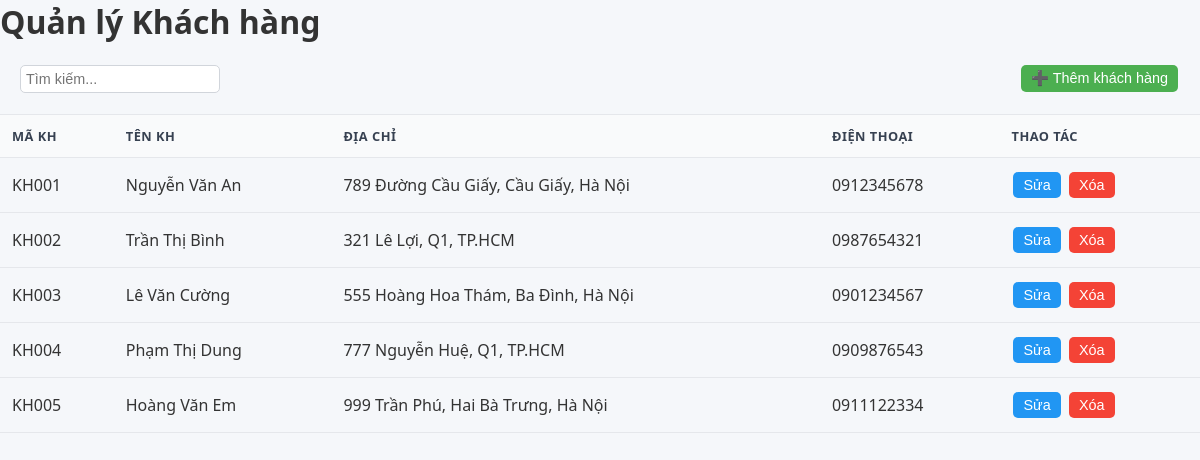
The page /khach-hang.php on the database its author committed.
### tables this page shows
CREATE TABLE `khachhang` (
  `ma_khach` varchar(10) NOT NULL,
  `ten_khach_hang` varchar(255) NOT NULL,
  `dia_chi` text NOT NULL,
  `dien_thoai` varchar(15) NOT NULL,
  `created_at` timestamp NOT NULL DEFAULT current_timestamp(),
  `updated_at` timestamp NOT NULL DEFAULT current_timestamp() ON UPDATE current_timestamp()
);

### khach-hang.php (the view, shortened to what this page needs)
<?php
include("connect.php");
$conn->set_charset("utf8");
$list = $conn->query("SELECT * FROM khachhang ORDER BY ma_khach ASC");
?>
<!DOCTYPE html>
<html lang="vi">
<head>
<link rel="stylesheet" href="css.css">
</head>
<body>
<div class="page">
    <h1>Quản lý Khách hàng</h1>
    <div class="table-header">
        <input type="text" class="search-input" placeholder="Tìm kiếm..." onkeyup="timKiem(this.value)">
        <button class="btn btn-primary" onclick="moModal('modal-them')">➕ Thêm khách hàng</button>
    </div>
    <table class="table" id="table-kh">
        <thead>
            <tr>
                <th>Mã KH</th>
                <th>Tên KH</th>
                <th>Địa chỉ</th>
                <th>Điện thoại</th>
                <th>Thao tác</th>
            </tr>
        </thead>
        <tbody>
        <?php while($r = $list->fetch_assoc()) { ?>
            <tr>
                <td><?= $r['ma_khach'] ?></td>
                <td><?= $r['ten_khach_hang'] ?></td>
                <td><?= $r['dia_chi'] ?></td>
                <td><?= $r['dien_thoai'] ?></td>
                <td>
                    <button class="btn btn-info" onclick='suaKH(<?= json_encode($r, JSON_HEX_APOS|JSON_HEX_QUOT) ?>)'>Sửa</button>
                    <form method="post" style="display:inline;" onsubmit="return confirm('Xóa khách hàng này?')">
                        <button type="submit" name="delete" class="btn btn-danger">Xóa</button>
                    </form>
                </td>
            </tr>
        <?php } ?>
        </tbody>
    </table>
</div>
</body>
</html>

### css.css (style rules this page uses)
* { margin: 0; padding: 0; box-sizing: border-box; }
body { font-family: 'Segoe UI'; background-color: #f5f7fa; color: #333; }
.table-header { padding: 20px; border-bottom: 1px solid #e5e7eb; display: flex; justify-content: space-between; align-items: center; flex-wrap: wrap; gap: 15px; }
.search-input, .filter-select { padding: 8px 12px; border: 1px solid #d1d5db; border-radius: 5px; font-size: 0.9rem; }
.search-input { min-width: 200px; }
.btn { padding: 10px 20px; border: none; border-radius: 5px; cursor: pointer; font-size: 0.9rem; font-weight: 500; transition: all 0.3s; text-decoration: none; display: inline-flex; align-items: center; gap: 8px; }
.btn-primary { background: linear-gradient(135deg, #667eea 0%, #764ba2 100%); color: white; }
.btn-danger { background: #ef4444; color: white; }
.btn-info { background: #3b82f6; color: white; }
table { width: 100%; border-collapse: collapse; }
th, td { padding: 12px; text-align: left; border-bottom: 1px solid #e5e7eb; }
th { background: #f9fafb; font-weight: 600; color: #374151; font-size: 0.8rem; text-transform: uppercase; letter-spacing: 0.5px; }

### khach-hang.php (style rules this page uses)
.search-input { padding:5px; width:200px; }
.btn { padding:5px 10px; cursor:pointer; margin:2px; }
.btn-primary { background:#4CAF50; color:white; border:none; }
.btn-danger { background:#f44336; color:white; border:none; }
.btn-info { background:#2196F3; color:white; border:none; }

### rows shown on the page
khachhang: ma_khach "KH001", ten_khach_hang "Nguyễn Văn An", dia_chi "789 Đường Cầu Giấy, Cầu Giấy, Hà Nội", dien_thoai "0912345678"
khachhang: ma_khach "KH002", ten_khach_hang "Trần Thị Bình", dia_chi "321 Lê Lợi, Q1, TP.HCM", dien_thoai "0987654321"
khachhang: ma_khach "KH003", ten_khach_hang "Lê Văn Cường", dia_chi "555 Hoàng Hoa Thám, Ba Đình, Hà Nội", dien_thoai "0901234567"
khachhang: ma_khach "KH004", ten_khach_hang "Phạm Thị Dung", dia_chi "777 Nguyễn Huệ, Q1, TP.HCM", dien_thoai "0909876543"
khachhang: ma_khach "KH005", ten_khach_hang "Hoàng Văn Em", dia_chi "999 Trần Phú, Hai Bà Trưng, Hà Nội", dien_thoai "0911122334"
